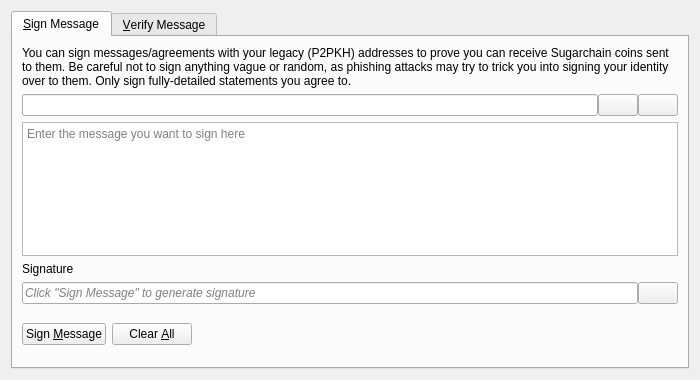
<?xml version="1.0" encoding="UTF-8"?>
<ui version="4.0">
 <class>SignVerifyMessageDialog</class>
 <widget class="QDialog" name="SignVerifyMessageDialog">
  <property name="geometry">
   <rect>
    <x>0</x>
    <y>0</y>
    <width>700</width>
    <height>380</height>
   </rect>
  </property>
  <property name="windowTitle">
   <string>Signatures - Sign / Verify a Message</string>
  </property>
  <property name="modal">
   <bool>true</bool>
  </property>
  <layout class="QVBoxLayout" name="verticalLayout">
   <item>
    <widget class="QTabWidget" name="tabWidget">
     <property name="currentIndex">
      <number>0</number>
     </property>
     <widget class="QWidget" name="tabSignMessage">
      <attribute name="title">
       <string>&amp;Sign Message</string>
      </attribute>
      <layout class="QVBoxLayout" name="verticalLayout_SM">
       <item>
        <widget class="QLabel" name="infoLabel_SM">
         <property name="text">
          <string>You can sign messages/agreements with your legacy (P2PKH) addresses to prove you can receive Sugarchain coins sent to them. Be careful not to sign anything vague or random, as phishing attacks may try to trick you into signing your identity over to them. Only sign fully-detailed statements you agree to.</string>
         </property>
         <property name="textFormat">
          <enum>Qt::PlainText</enum>
         </property>
         <property name="wordWrap">
          <bool>true</bool>
         </property>
        </widget>
       </item>
       <item>
        <layout class="QHBoxLayout" name="horizontalLayout_1_SM">
         <property name="spacing">
          <number>0</number>
         </property>
         <item>
          <widget class="QValidatedLineEdit" name="addressIn_SM">
           <property name="toolTip">
            <string>The Sugarchain address to sign the message with</string>
           </property>
          </widget>
         </item>
         <item>
          <widget class="QPushButton" name="addressBookButton_SM">
           <property name="toolTip">
            <string>Choose previously used address</string>
           </property>
           <property name="text">
            <string/>
           </property>
           <property name="icon">
            <iconset resource="../bitcoin.qrc">
             <normaloff>:/icons/address-book</normaloff>:/icons/address-book</iconset>
           </property>
           <property name="shortcut">
            <string>Alt+A</string>
           </property>
           <property name="autoDefault">
            <bool>false</bool>
           </property>
          </widget>
         </item>
         <item>
          <widget class="QPushButton" name="pasteButton_SM">
           <property name="toolTip">
            <string>Paste address from clipboard</string>
           </property>
           <property name="text">
            <string/>
           </property>
           <property name="icon">
            <iconset resource="../bitcoin.qrc">
             <normaloff>:/icons/editpaste</normaloff>:/icons/editpaste</iconset>
           </property>
           <property name="shortcut">
            <string>Alt+P</string>
           </property>
           <property name="autoDefault">
            <bool>false</bool>
           </property>
          </widget>
         </item>
        </layout>
       </item>
       <item>
        <widget class="QPlainTextEdit" name="messageIn_SM">
         <property name="toolTip">
          <string>Enter the message you want to sign here</string>
         </property>
         <property name="placeholderText">
          <string>Enter the message you want to sign here</string>
         </property>
        </widget>
       </item>
       <item>
        <widget class="QLabel" name="signatureLabel_SM">
         <property name="text">
          <string>Signature</string>
         </property>
         <property name="textFormat">
          <enum>Qt::PlainText</enum>
         </property>
        </widget>
       </item>
       <item>
        <layout class="QHBoxLayout" name="horizontalLayout_2_SM">
         <property name="spacing">
          <number>0</number>
         </property>
         <item>
          <widget class="QLineEdit" name="signatureOut_SM">
           <property name="placeholderText">
            <string>Click "Sign Message" to generate signature</string>
           </property>
           <property name="font">
            <font>
             <italic>true</italic>
            </font>
           </property>
           <property name="readOnly">
            <bool>true</bool>
           </property>
          </widget>
         </item>
         <item>
          <widget class="QPushButton" name="copySignatureButton_SM">
           <property name="toolTip">
            <string>Copy the current signature to the clipboard</string>
           </property>
           <property name="text">
            <string/>
           </property>
           <property name="icon">
            <iconset resource="../bitcoin.qrc">
             <normaloff>:/icons/editcopy</normaloff>:/icons/editcopy</iconset>
           </property>
           <property name="autoDefault">
            <bool>false</bool>
           </property>
          </widget>
         </item>
        </layout>
       </item>
       <item>
        <layout class="QHBoxLayout" name="horizontalLayout_3_SM">
         <item>
          <widget class="QPushButton" name="signMessageButton_SM">
           <property name="toolTip">
            <string>Sign the message to prove you own this Sugarchain address</string>
           </property>
           <property name="text">
            <string>Sign &amp;Message</string>
           </property>
           <property name="icon">
            <iconset resource="../bitcoin.qrc">
             <normaloff>:/icons/edit</normaloff>:/icons/edit</iconset>
           </property>
           <property name="autoDefault">
            <bool>false</bool>
           </property>
          </widget>
         </item>
         <item>
          <widget class="QPushButton" name="clearButton_SM">
           <property name="toolTip">
            <string>Reset all sign message fields</string>
           </property>
           <property name="text">
            <string>Clear &amp;All</string>
           </property>
           <property name="icon">
            <iconset resource="../bitcoin.qrc">
             <normaloff>:/icons/remove</normaloff>:/icons/remove</iconset>
           </property>
           <property name="autoDefault">
            <bool>false</bool>
           </property>
          </widget>
         </item>
         <item>
          <spacer name="horizontalSpacer_1_SM">
           <property name="orientation">
            <enum>Qt::Horizontal</enum>
           </property>
           <property name="sizeHint" stdset="0">
            <size>
             <width>40</width>
             <height>48</height>
            </size>
           </property>
          </spacer>
         </item>
         <item>
          <widget class="QLabel" name="statusLabel_SM">
           <property name="font">
            <font>
             <weight>75</weight>
             <bold>true</bold>
            </font>
           </property>
           <property name="text">
            <string/>
           </property>
           <property name="wordWrap">
            <bool>true</bool>
           </property>
          </widget>
         </item>
         <item>
          <spacer name="horizontalSpacer_2_SM">
           <property name="orientation">
            <enum>Qt::Horizontal</enum>
           </property>
           <property name="sizeHint" stdset="0">
            <size>
             <width>40</width>
             <height>48</height>
            </size>
           </property>
          </spacer>
         </item>
        </layout>
       </item>
      </layout>
     </widget>
     <widget class="QWidget" name="tabVerifyMessage">
      <attribute name="title">
       <string>&amp;Verify Message</string>
      </attribute>
      <layout class="QVBoxLayout" name="verticalLayout_VM">
       <item>
        <widget class="QLabel" name="infoLabel_VM">
         <property name="text">
          <string>Enter the receiver's address, message (ensure you copy line breaks, spaces, tabs, etc. exactly) and signature below to verify the message. Be careful not to read more into the signature than what is in the signed message itself, to avoid being tricked by a man-in-the-middle attack. Note that this only proves the signing party receives with the address, it cannot prove sendership of any transaction!</string>
         </property>
         <property name="textFormat">
          <enum>Qt::PlainText</enum>
         </property>
         <property name="alignment">
          <set>Qt::AlignLeading|Qt::AlignLeft|Qt::AlignTop</set>
         </property>
         <property name="wordWrap">
          <bool>true</bool>
         </property>
        </widget>
       </item>
       <item>
        <layout class="QHBoxLayout" name="horizontalLayout_1_VM">
         <property name="spacing">
          <number>0</number>
         </property>
         <item>
          <widget class="QValidatedLineEdit" name="addressIn_VM">
           <property name="toolTip">
            <string>The Sugarchain address the message was signed with</string>
           </property>
          </widget>
         </item>
         <item>
          <widget class="QPushButton" name="addressBookButton_VM">
           <property name="toolTip">
            <string>Choose previously used address</string>
           </property>
           <property name="text">
            <string/>
           </property>
           <property name="icon">
            <iconset resource="../bitcoin.qrc">
             <normaloff>:/icons/address-book</normaloff>:/icons/address-book</iconset>
           </property>
           <property name="shortcut">
            <string>Alt+A</string>
           </property>
           <property name="autoDefault">
            <bool>false</bool>
           </property>
          </widget>
         </item>
        </layout>
       </item>
       <item>
        <widget class="QPlainTextEdit" name="messageIn_VM">
          <property name="toolTip">
            <string>The signed message to verify</string>
          </property>
          <property name="placeholderText">
            <string>The signed message to verify</string>
          </property>
        </widget>
       </item>
       <item>
        <widget class="QValidatedLineEdit" name="signatureIn_VM">
          <property name="toolTip">
            <string>The signature given when the message was signed</string>
          </property>
          <property name="placeholderText">
            <string>The signature given when the message was signed</string>
          </property>
        </widget>
       </item>
       <item>
        <layout class="QHBoxLayout" name="horizontalLayout_2_VM">
         <item>
          <widget class="QPushButton" name="verifyMessageButton_VM">
           <property name="toolTip">
            <string>Verify the message to ensure it was signed with the specified Sugarchain address</string>
           </property>
           <property name="text">
            <string>Verify &amp;Message</string>
           </property>
           <property name="icon">
            <iconset resource="../bitcoin.qrc">
             <normaloff>:/icons/transaction_0</normaloff>:/icons/transaction_0</iconset>
           </property>
           <property name="autoDefault">
            <bool>false</bool>
           </property>
          </widget>
         </item>
         <item>
          <widget class="QPushButton" name="clearButton_VM">
           <property name="toolTip">
            <string>Reset all verify message fields</string>
           </property>
           <property name="text">
            <string>Clear &amp;All</string>
           </property>
           <property name="icon">
            <iconset resource="../bitcoin.qrc">
             <normaloff>:/icons/remove</normaloff>:/icons/remove</iconset>
           </property>
           <property name="autoDefault">
            <bool>false</bool>
           </property>
          </widget>
         </item>
         <item>
          <spacer name="horizontalSpacer_1_VM">
           <property name="orientation">
            <enum>Qt::Horizontal</enum>
           </property>
           <property name="sizeHint" stdset="0">
            <size>
             <width>40</width>
             <height>48</height>
            </size>
           </property>
          </spacer>
         </item>
         <item>
          <widget class="QLabel" name="statusLabel_VM">
           <property name="font">
            <font>
             <weight>75</weight>
             <bold>true</bold>
            </font>
           </property>
           <property name="text">
            <string/>
           </property>
           <property name="wordWrap">
            <bool>true</bool>
           </property>
          </widget>
         </item>
         <item>
          <spacer name="horizontalSpacer_2_VM">
           <property name="orientation">
            <enum>Qt::Horizontal</enum>
           </property>
           <property name="sizeHint" stdset="0">
            <size>
             <width>40</width>
             <height>48</height>
            </size>
           </property>
          </spacer>
         </item>
        </layout>
       </item>
      </layout>
     </widget>
    </widget>
   </item>
  </layout>
 </widget>
 <customwidgets>
  <customwidget>
   <class>QValidatedLineEdit</class>
   <extends>QLineEdit</extends>
   <header>qt/qvalidatedlineedit.h</header>
  </customwidget>
 </customwidgets>
 <resources>
  <include location="../bitcoin.qrc"/>
 </resources>
 <connections/>
</ui>
